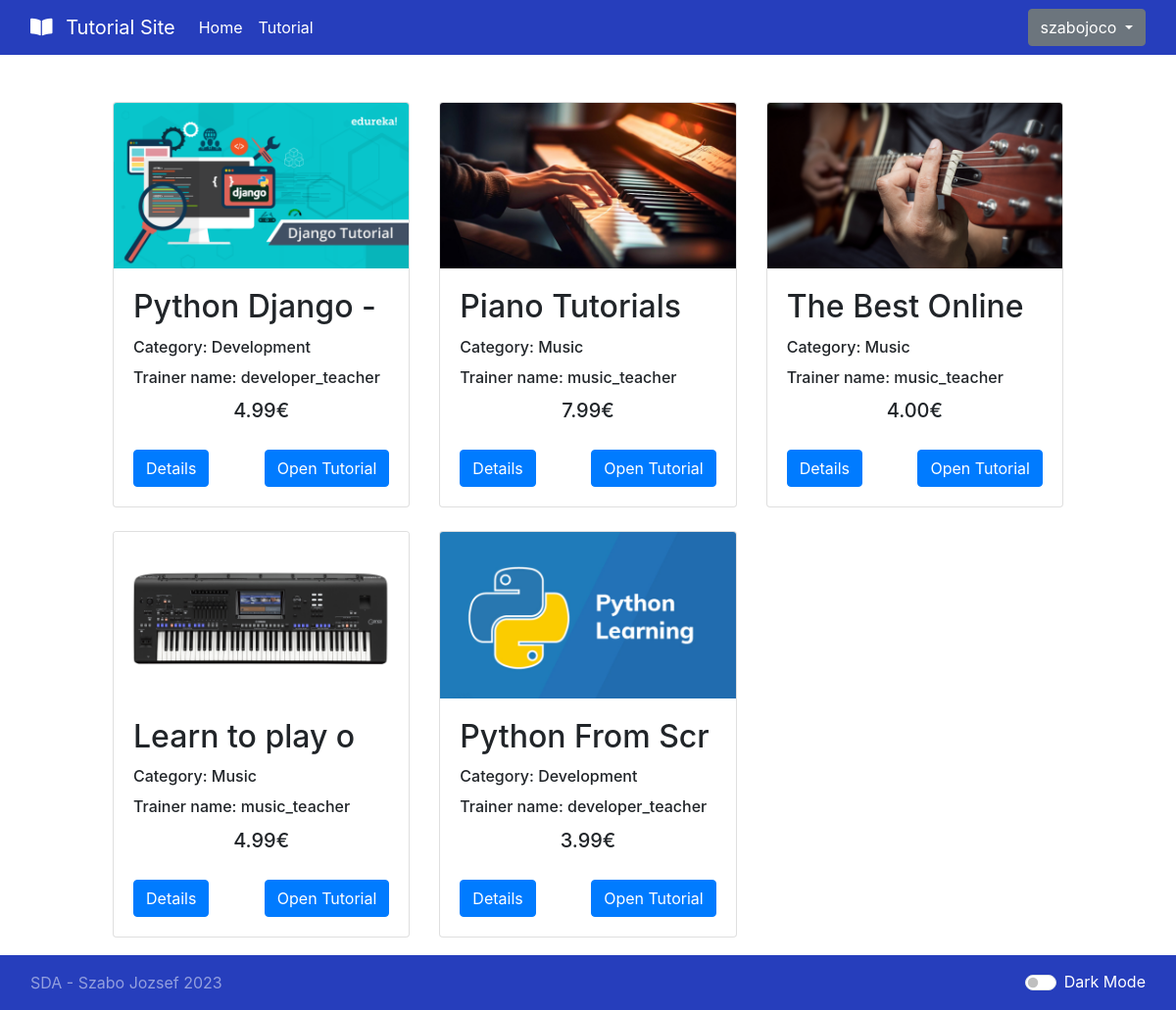
Page /tutorial/ (signed in) on the earlier database version.
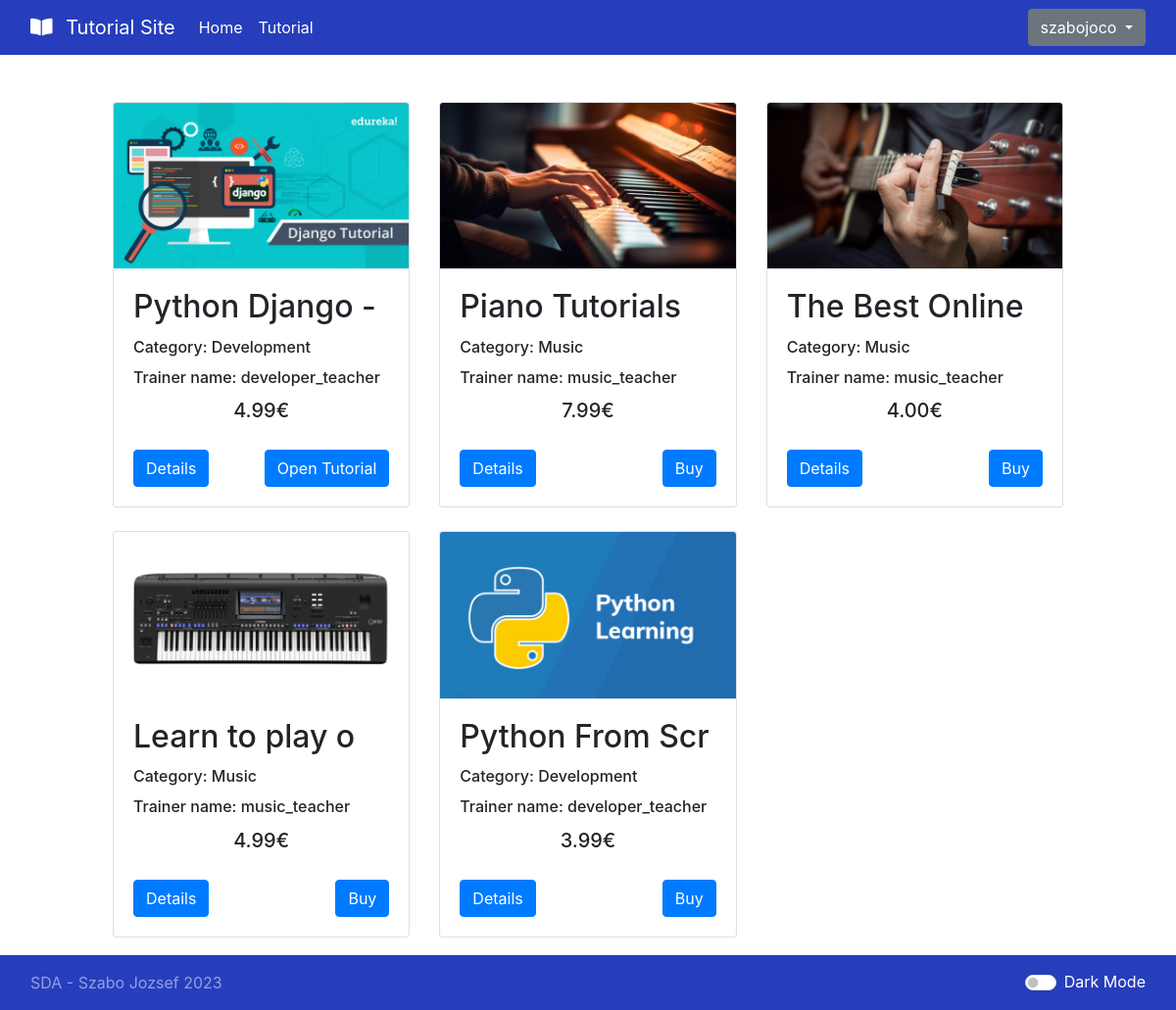
Same page on the later database version.
### tutorial/models.py (models this page shows, shortened)
class Tutorial(models.Model):
    title = models.CharField(max_length=100)
    image = models.ImageField(upload_to='static/images/')
    category = models.ForeignKey(Category, on_delete=models.CASCADE)
    tutor = models.ForeignKey(User, on_delete=models.CASCADE)
    description = models.TextField()
    price = models.DecimalField(max_digits=10, decimal_places=2)
    description_long = models.TextField()
    link_url = models.URLField()
    content = models.TextField(blank=True, null=True)

class Category(models.Model):
    name = models.CharField(max_length=100)
    def __str__(self):
        return f"{self.name}"

### tutorial/views.py (the view)
# urls.py: path('tutorial/', views.tutorial_view, name='tutorial_view'),
def tutorial_view(request):
    my_objects = Tutorial.objects.all()
    my_objects = Tutorial.objects.all()
    tutorials = []
    for tutorial in my_objects:
        tutorials.append(tutorials_to_purchased_tutorials(tutorial, request.user))
    return render(request, 'tutorial/tutorial.html', {'tutorials': tutorials})

### tutorial/views.py (called while the page is built)
def tutorials_to_purchased_tutorials(tutorial, user):
    if user.is_authenticated:
        is_paid = UserTutorialPurchased.objects.filter(tutorial=tutorial, user=user).count()>0
    else:
        is_paid = False
    return {'tutorial':tutorial, 'is_paid':is_paid}

### templates/tutorial/tutorial.html (shortened to what this page needs)
{% extends 'base.html' %}
{% block content %}
    <div class="container-fluid my-container" style="padding-bottom: 50px;">
        <div class="row">
            <div class="col-10 offset-md-1">
                <div class="row">
                    {% for tutorial_dict in tutorials %}
                        <div class="col-md-4 mb-4 d-flex">
                            <div class="card flex-fill">
                                <img class="card-img-top" src="{{ tutorial_dict.tutorial.image.url }}" alt="{{ tutorial_dict.title }}">
                                <div class="card-body d-flex flex-column">
                                    <h2 class="card-title">{{ tutorial_dict.tutorial.title|slice:":15" }}</h2>
                                    <h6 class="card-title">Category: {{ tutorial_dict.tutorial.category }}</h6>
                                    <h6 class="card-title">Trainer name: {{ tutorial_dict.tutorial.tutor }}</h6>
                                    <div class="text-center mt-auto">
                                        <h5 class="card-title">{{ tutorial_dict.tutorial.price }}€</h5>
                                    </div>
                                    <div class="mt-3 d-flex justify-content-between">
                                        <a href="{% url 'tutorial_detail' tutorial_dict.tutorial.id %}" class="btn btn-primary">Details</a>
                                        {% if tutorial_dict.is_paid %}
                                            <a href="{% url 'tutorial_content' tutorial_dict.tutorial.id %}" class="btn btn-primary">Open
                                                Tutorial</a>
                                        {% else %}
                                            <a href="{% url 'tutorial_buy' tutorial_dict.tutorial.id %}"
                                               class="btn btn-primary ml-auto">Buy</a>
                                        {% endif %}
                                    </div>
                                </div>
                            </div>
                        </div>
                    {% endfor %}
                </div>
            </div>
        </div>
    </div>
{% endblock %}

Differences in the rows shown:
changed Tutorial "Piano Tutorials": text "Open Tutorial" → "Buy"
changed Tutorial "The Best Online": text "Open Tutorial" → "Buy"
computed for Tutorial "Learn to play o": text "Open Tutorial" → "Buy"
computed for Tutorial "Python From Scr": text "Open Tutorial" → "Buy"
